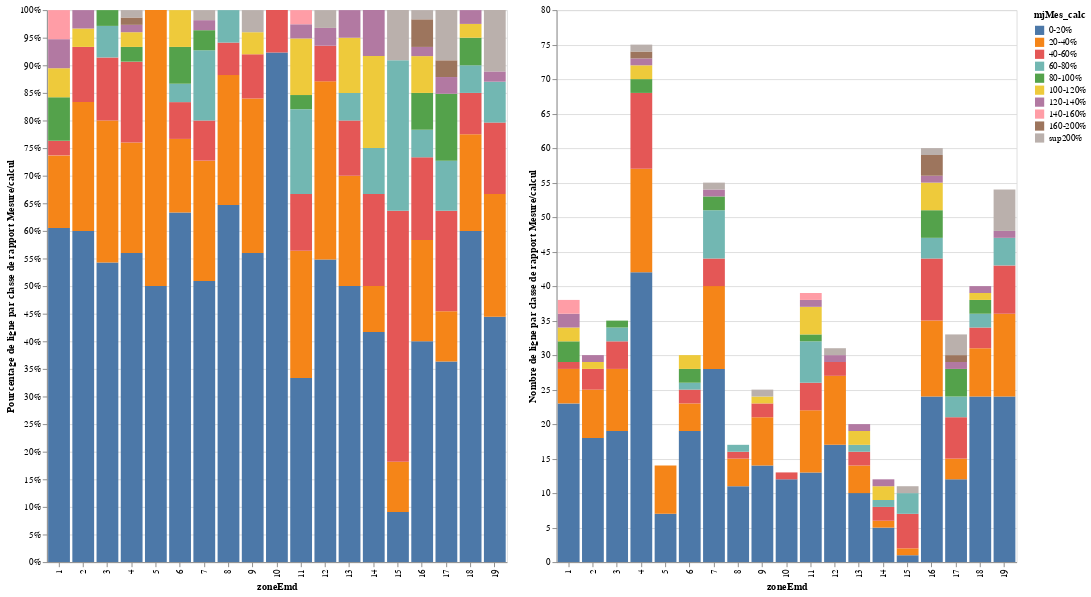

Notebook cell for this chart:
### Code cell
#visu de répartition des extimation de trafic en fonction de l'écart avec la réalité, par zone EMD
labels=['0-20%','20-40%', '40-60%', '60-80%','80-100%','100-120%', '120-140%','140-160%','160-200%','sup200%']
listGrpZone=[]
for s in statsAffiliationTrafic.SEC.unique() : 
    grpZone=pd.cut(statsAffiliationTrafic.loc[statsAffiliationTrafic.SEC==s].mjMes_calc, 
            bins=[0,0.2,0.4,0.6,0.8,1,1.2,1.4,1.6,2,100], labels=labels).rename_axis('nb_ligne').reset_index().groupby('mjMes_calc').count().reset_index()
    grpZone['zoneEmd']=s
    listGrpZone.append(grpZone)
donneesComplete=pd.concat(listGrpZone, axis=0)

listGrpZone=[]
for s in statsAffiliationTraficFiltreQuantile.SEC.unique() : 
    grpZone=pd.cut(statsAffiliationTraficFiltreQuantile.loc[statsAffiliationTraficFiltreQuantile.SEC==s].mjMes_calc, 
            bins=[0,0.2,0.4,0.6,0.8,1,1.2,1.4,1.6,2,100], labels=labels).rename_axis('nb_ligne').reset_index().groupby('mjMes_calc').count().reset_index()
    grpZone['zoneEmd']=s
    listGrpZone.append(grpZone)
donneesFiltree=pd.concat(listGrpZone, axis=0)

barNormalisees=alt.Chart(donneesComplete.reset_index(), width=500, height=600).mark_bar().encode(x='zoneEmd:N',
                                            y=alt.Y('nb_ligne:Q',stack="normalize", 
                                                    axis=alt.Axis(format='%', title='Pourcentage de ligne par classe de rapport Mesure/calcul'),
                                                   sort=labels),
                                            color=alt.Color('mjMes_calc', sort=labels),
                                           order = alt.Order('index'))
barAbsolues=alt.Chart(donneesComplete.reset_index(), width=500, height=600).mark_bar().encode(x='zoneEmd:N',
                                            y=alt.Y('nb_ligne:Q',sort=labels,axis=alt.Axis(title='Nombre de ligne par classe de rapport Mesure/calcul')),
                                            color=alt.Color('mjMes_calc', sort=labels),
                                           order = alt.Order('index'))
barNormalisees | barAbsolues

### Figure 1 — Vega-Lite specification as saved in the notebook (floating-point values rounded to 4 significant figures; data arrays with more than 128 entries replaced by an {"elided": "..."} marker saying what was removed)
{"config": {"view": {"continuousWidth": 400, "continuousHeight": 300}}, "hconcat": [{"data": {"name": "data-521ffb23db5718bc9afd200a1b1cf3c1"}, "mark": "bar", "encoding": {"color": {"type": "nominal", "field": "mjMes_calc", "sort": ["0-20%", "20-40%", "40-60%", "60-80%", "80-100%", "100-120%", "120-140%", "140-160%", "160-200%", "sup200%"]}, "order": {"type": "quantitative", "field": "index"}, "x": {"type": "nominal", "field": "zoneEmd"}, "y": {"type": "quantitative", "axis": {"format": "%", "title": "Pourcentage de ligne par classe de rapport Mesure/calcul"}, "field": "nb_ligne", "sort": ["0-20%", "20-40%", "40-60%", "60-80%", "80-100%", "100-120%", "120-140%", "140-160%", "160-200%", "sup200%"], "stack": "normalize"}}, "height": 600, "width": 500}, {"data": {"name": "data-521ffb23db5718bc9afd200a1b1cf3c1"}, "mark": "bar", "encoding": {"color": {"type": "nominal", "field": "mjMes_calc", "sort": ["0-20%", "20-40%", "40-60%", "60-80%", "80-100%", "100-120%", "120-140%", "140-160%", "160-200%", "sup200%"]}, "order": {"type": "quantitative", "field": "index"}, "x": {"type": "nominal", "field": "zoneEmd"}, "y": {"type": "quantitative", "axis": {"title": "Nombre de ligne par classe de rapport Mesure/calcul"}, "field": "nb_ligne", "sort": ["0-20%", "20-40%", "40-60%", "60-80%", "80-100%", "100-120%", "120-140%", "140-160%", "160-200%", "sup200%"]}}, "height": 600, "width": 500}], "$schema": "https://vega.github.io/schema/vega-lite/v4.8.1.json", "datasets": {"data-521ffb23db5718bc9afd200a1b1cf3c1": {"elided": "190 records"}}}
